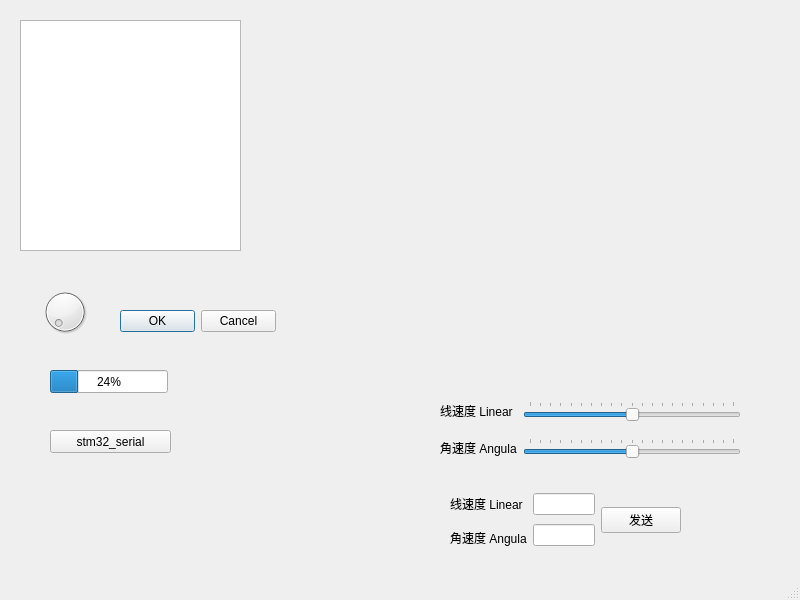
<?xml version="1.0" encoding="UTF-8"?>
<ui version="4.0">
 <class>MainWindow</class>
 <widget class="QMainWindow" name="MainWindow">
  <property name="geometry">
   <rect>
    <x>0</x>
    <y>0</y>
    <width>800</width>
    <height>600</height>
   </rect>
  </property>
  <property name="windowTitle">
   <string>MainWindow</string>
  </property>
  <widget class="QWidget" name="centralwidget">
   <widget class="QWidget" name="horizontalLayoutWidget">
    <property name="geometry">
     <rect>
      <x>450</x>
      <y>490</y>
      <width>231</width>
      <height>61</height>
     </rect>
    </property>
    <layout class="QHBoxLayout" name="horizontalLayout">
     <item>
      <layout class="QVBoxLayout" name="verticalLayout_2">
       <item>
        <widget class="QLabel" name="label">
         <property name="text">
          <string>线速度 Linear</string>
         </property>
        </widget>
       </item>
       <item>
        <widget class="QLabel" name="label_2">
         <property name="text">
          <string>角速度 Angula</string>
         </property>
        </widget>
       </item>
      </layout>
     </item>
     <item>
      <layout class="QVBoxLayout" name="verticalLayout">
       <item>
        <widget class="QLineEdit" name="Linear"/>
       </item>
       <item>
        <widget class="QLineEdit" name="Angula"/>
       </item>
      </layout>
     </item>
     <item>
      <widget class="QPushButton" name="send_btn">
       <property name="text">
        <string>发送</string>
       </property>
      </widget>
     </item>
    </layout>
   </widget>
   <widget class="QDial" name="dial">
    <property name="geometry">
     <rect>
      <x>40</x>
      <y>280</y>
      <width>50</width>
      <height>64</height>
     </rect>
    </property>
   </widget>
   <widget class="QGraphicsView" name="graphicsView">
    <property name="geometry">
     <rect>
      <x>20</x>
      <y>20</y>
      <width>221</width>
      <height>231</height>
     </rect>
    </property>
   </widget>
   <widget class="QProgressBar" name="progressBar">
    <property name="geometry">
     <rect>
      <x>50</x>
      <y>370</y>
      <width>118</width>
      <height>23</height>
     </rect>
    </property>
    <property name="value">
     <number>24</number>
    </property>
   </widget>
   <widget class="QDialogButtonBox" name="buttonBox">
    <property name="geometry">
     <rect>
      <x>120</x>
      <y>310</y>
      <width>156</width>
      <height>23</height>
     </rect>
    </property>
    <property name="standardButtons">
     <set>QDialogButtonBox::Cancel|QDialogButtonBox::Ok</set>
    </property>
   </widget>
   <widget class="QPushButton" name="serial_button">
    <property name="geometry">
     <rect>
      <x>50</x>
      <y>430</y>
      <width>121</width>
      <height>23</height>
     </rect>
    </property>
    <property name="text">
     <string>stm32_serial</string>
    </property>
   </widget>
   <widget class="QWidget" name="gridLayoutWidget">
    <property name="geometry">
     <rect>
      <x>440</x>
      <y>390</y>
      <width>301</width>
      <height>80</height>
     </rect>
    </property>
    <layout class="QGridLayout" name="gridLayout">
     <item row="0" column="0">
      <widget class="QLabel" name="label_3">
       <property name="text">
        <string>线速度 Linear</string>
       </property>
      </widget>
     </item>
     <item row="0" column="1">
      <widget class="QSlider" name="Linear_Slider">
       <property name="minimum">
        <number>-10</number>
       </property>
       <property name="maximum">
        <number>10</number>
       </property>
       <property name="pageStep">
        <number>1</number>
       </property>
       <property name="orientation">
        <enum>Qt::Horizontal</enum>
       </property>
       <property name="tickPosition">
        <enum>QSlider::TicksAbove</enum>
       </property>
      </widget>
     </item>
     <item row="1" column="1">
      <widget class="QSlider" name="Angula_Slider">
       <property name="minimum">
        <number>-10</number>
       </property>
       <property name="maximum">
        <number>10</number>
       </property>
       <property name="pageStep">
        <number>1</number>
       </property>
       <property name="orientation">
        <enum>Qt::Horizontal</enum>
       </property>
       <property name="tickPosition">
        <enum>QSlider::TicksAbove</enum>
       </property>
      </widget>
     </item>
     <item row="1" column="0">
      <widget class="QLabel" name="label_4">
       <property name="text">
        <string>角速度 Angula</string>
       </property>
      </widget>
     </item>
    </layout>
   </widget>
  </widget>
  <widget class="QMenuBar" name="menubar">
   <property name="geometry">
    <rect>
     <x>0</x>
     <y>0</y>
     <width>800</width>
     <height>23</height>
    </rect>
   </property>
  </widget>
  <widget class="QStatusBar" name="statusbar"/>
 </widget>
 <resources/>
 <connections/>
</ui>
